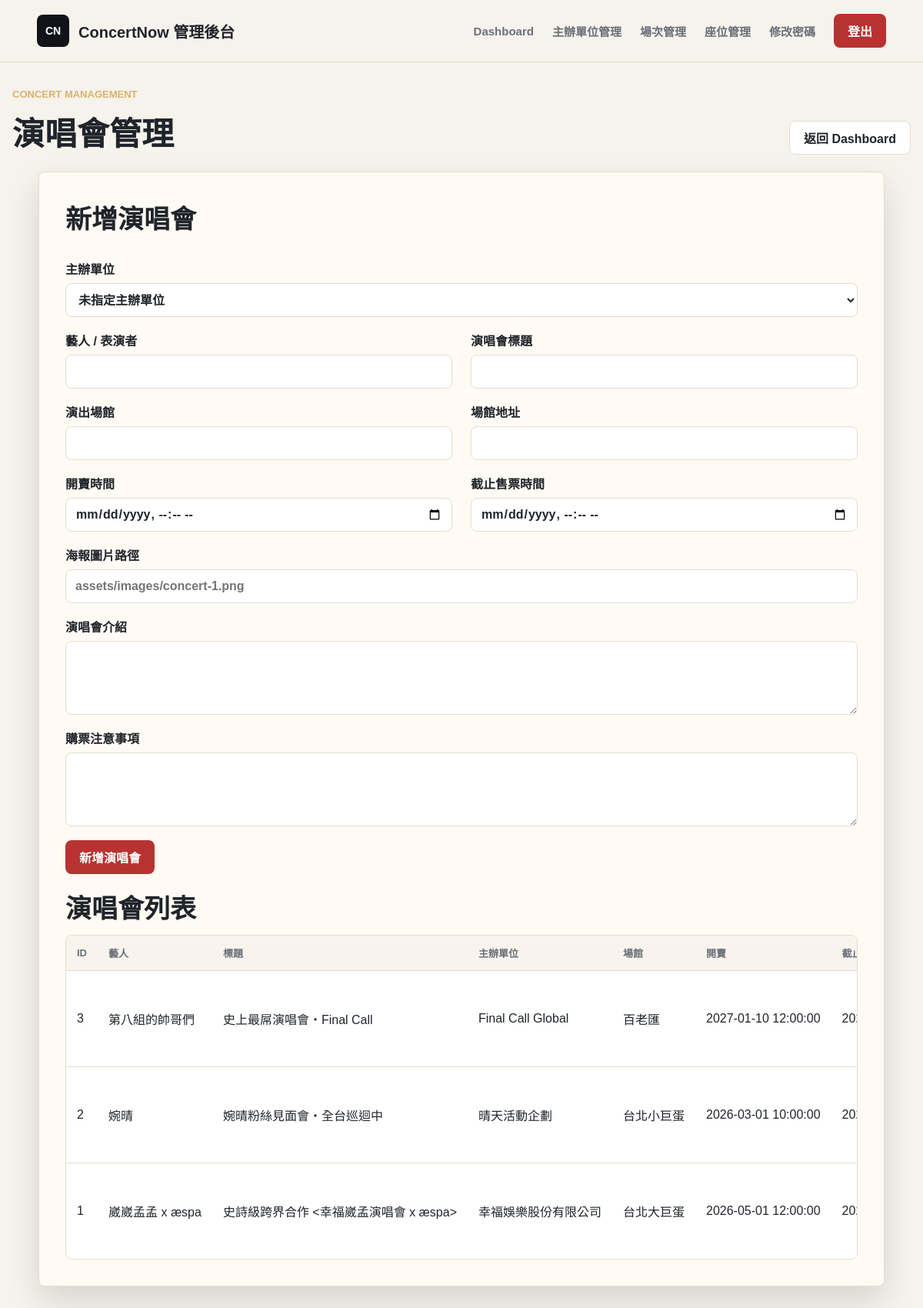
The app's page /manager/concerts.php (signed in), older data.
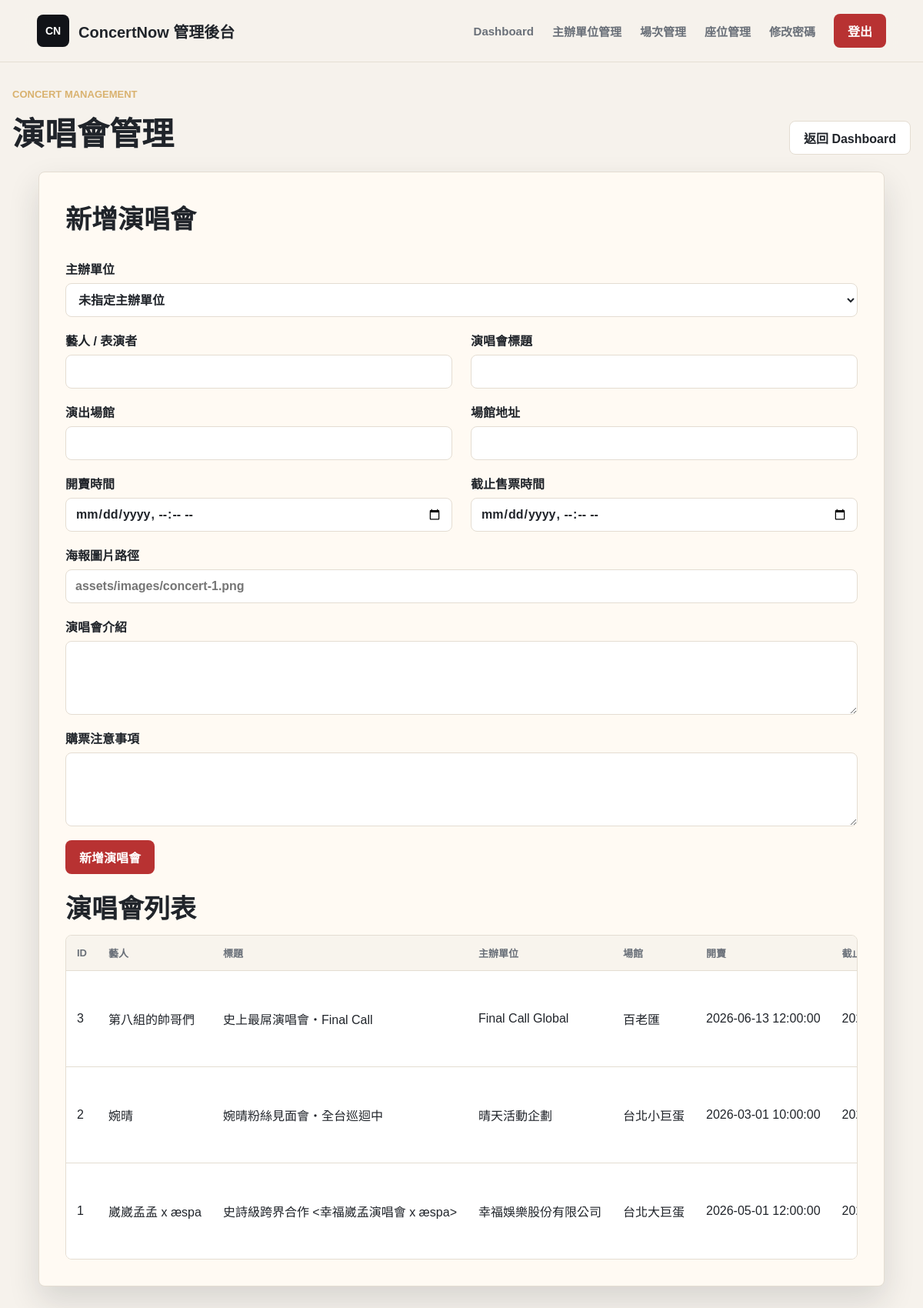
The same page, newer data.
### tables this page shows
CREATE TABLE Concert (
    concert_id INT AUTO_INCREMENT PRIMARY KEY,
    organizer_id INT NULL,                           
    artist VARCHAR(100) NOT NULL,                     
    title VARCHAR(255) NOT NULL,                      
    venue VARCHAR(100) NOT NULL,                      
    concert_address VARCHAR(255) NOT NULL,                    
    image VARCHAR(255),                               
    sale_start DATETIME NOT NULL,                     
    sale_end DATETIME NOT NULL,                       
    description TEXT,                                 
    notice TEXT,                                      
    created_at TIMESTAMP DEFAULT CURRENT_TIMESTAMP,
    FOREIGN KEY (organizer_id) REFERENCES Organizer(organizer_id) ON DELETE SET NULL
);

CREATE TABLE Organizer (
    organizer_id INT AUTO_INCREMENT PRIMARY KEY,
    organizer_name VARCHAR(100) NOT NULL UNIQUE,
    contact_person VARCHAR(100) NULL,
    contact_email VARCHAR(100) NULL,
    contact_phone VARCHAR(30) NULL,
    organizer_address VARCHAR(255) NULL,
    note TEXT NULL,
    created_at TIMESTAMP DEFAULT CURRENT_TIMESTAMP,
    updated_at TIMESTAMP DEFAULT CURRENT_TIMESTAMP ON UPDATE CURRENT_TIMESTAMP
);

### includes/manager_auth.php (called while the page is built, shortened)
<?php
function h($value)
{
    return htmlspecialchars((string) $value, ENT_QUOTES, 'UTF-8');
}

### manager/concerts.php (the view, shortened to what this page needs)
<?php
require_once __DIR__ . '/../includes/manager_auth.php';
require_once __DIR__ . '/../includes/db_config.php';
$errors = [];
$concerts = [];
$editConcert = null;
$dbReady = $pdo instanceof PDO;
$addressColumn = 'address';
function detectConcertAddressColumn($connection)
{
    try {
        $columns = $connection->query('SHOW COLUMNS FROM Concert')->fetchAll();
    } catch (PDOException $exception) {
        error_log('Detect Concert columns failed: ' . $exception->getMessage());
        return 'address';
    }
    $columnNames = array_map(function ($column) {
        return $column['Field'];
    }, $columns);
    if (in_array('concert_address', $columnNames, true)) {
        return 'concert_address';
    }
    return 'address';
}
if (!$dbReady) {
    $errors[] = '目前無法連線資料庫，請確認 MySQL 與 includes/db_config.php 設定。';
} else {
    $addressColumn = detectConcertAddressColumn($pdo);
}
if ($dbReady) {
    try {
        $sql = "SELECT c.concert_id, c.organizer_id, c.artist, c.title, c.venue, c.{$addressColumn} AS address,
                       c.image, c.sale_start, c.sale_end, c.description, c.notice,
                       o.organizer_name
                FROM Concert c
                LEFT JOIN Organizer o ON o.organizer_id = c.organizer_id
                ORDER BY concert_id DESC";
        $stmt = $pdo->query($sql);
        $concerts = $stmt->fetchAll();
    } catch (PDOException $exception) {
        error_log('Fetch concerts failed: ' . $exception->getMessage());
        $errors[] = '讀取演唱會列表失敗，請稍後再試。';
    }
}
$isEditing = is_array($editConcert);
$formTitle = $isEditing ? '編輯演唱會' : '新增演唱會';
$formData = [
    'organizer_id' => $isEditing ? ($editConcert['organizer_id'] ?? '') : ($_POST['organizer_id'] ?? ''),
    'artist' => $isEditing ? ($editConcert['artist'] ?? '') : ($_POST['artist'] ?? ''),
    'title' => $isEditing ? ($editConcert['title'] ?? '') : ($_POST['title'] ?? ''),
    'venue' => $isEditing ? ($editConcert['venue'] ?? '') : ($_POST['venue'] ?? ''),
    'address' => $isEditing ? ($editConcert['address'] ?? '') : ($_POST['address'] ?? ''),
    'image' => $isEditing ? ($editConcert['image'] ?? '') : ($_POST['image'] ?? ''),
    'sale_start' => $isEditing ? concertDateTimeInputValue($editConcert['sale_start'] ?? '') : ($_POST['sale_start'] ?? ''),
    'sale_end' => $isEditing ? concertDateTimeInputValue($editConcert['sale_end'] ?? '') : ($_POST['sale_end'] ?? ''),
    'description' => $isEditing ? ($editConcert['description'] ?? '') : ($_POST['description'] ?? ''),
    'notice' => $isEditing ? ($editConcert['notice'] ?? '') : ($_POST['notice'] ?? ''),
];
?>
<!doctype html>
<html lang="zh-Hant">
<head>
    <link rel="stylesheet" href="../assets/css/style.css">
</head>
<body>
    <header class="site-header">
        <a class="brand" href="/concert_system/manager/dashboard.php" aria-label="ConcertNow 管理後台">
            <span class="brand-mark">CN</span>
            <span>ConcertNow 管理後台</span>
        </a>
        <nav class="main-nav" aria-label="管理功能">
            <a href="/concert_system/manager/dashboard.php">Dashboard</a>
            <a href="/concert_system/manager/organizers.php">主辦單位管理</a>
            <a href="/concert_system/manager/shows.php">場次管理</a>
            <a href="/concert_system/manager/seats.php">座位管理</a>
            <a href="/concert_system/manager/change_password.php">修改密碼</a>
            <a class="login-button" href="/concert_system/manager/logout.php">登出</a>
        </nav>
    </header>
    <main class="concert-section manager-concerts">
        <div class="section-title">
            <div>
                <p>Concert Management</p>
                <h2>演唱會管理</h2>
            </div>
            <a class="secondary-action" href="/concert_system/manager/dashboard.php">返回 Dashboard</a>
        </div>
        <section class="placeholder-card concerts-panel">
            <div class="concerts-layout">
                <form class="concert-form" method="post" action="/concert_system/manager/concerts.php">
                    <h1><?= h($formTitle) ?></h1>
                    <div class="concert-form-grid">
                        <label class="field-wide">
                            主辦單位
                            <select name="organizer_id" <?= !$dbReady ? 'disabled' : '' ?>>
                                <option value="">未指定主辦單位</option>
                            </select>
                        </label>
                        <label>
                            藝人 / 表演者
                            <input type="text" name="artist" value="<?= h($formData['artist']) ?>" required maxlength="100" <?= !$dbReady ? 'disabled' : '' ?>>
                        </label>
                        <label>
                            演唱會標題
                            <input type="text" name="title" value="<?= h($formData['title']) ?>" required maxlength="150" <?= !$dbReady ? 'disabled' : '' ?>>
                        </label>
                        <label>
                            演出場館
                            <input type="text" name="venue" value="<?= h($formData['venue']) ?>" required maxlength="100" <?= !$dbReady ? 'disabled' : '' ?>>
                        </label>
                        <label>
                            場館地址
                            <input type="text" name="address" value="<?= h($formData['address']) ?>" required maxlength="255" <?= !$dbReady ? 'disabled' : '' ?>>
                        </label>
                        <label>
                            開賣時間
                            <input type="datetime-local" name="sale_start" value="<?= h($formData['sale_start']) ?>" required <?= !$dbReady ? 'disabled' : '' ?>>
                        </label>
                        <label>
                            截止售票時間
                            <input type="datetime-local" name="sale_end" value="<?= h($formData['sale_end']) ?>" required <?= !$dbReady ? 'disabled' : '' ?>>
                        </label>
                        <label class="field-wide">
                            海報圖片路徑
                            <input type="text" name="image" value="<?= h($formData['image']) ?>" placeholder="assets/images/concert-1.png" maxlength="255" <?= !$dbReady ? 'disabled' : '' ?>>
                        </label>
                        <label class="field-wide">
                            演唱會介紹
                            <textarea name="description" maxlength="2000" <?= !$dbReady ? 'disabled' : '' ?>><?= h($formData['description']) ?></textarea>
                        </label>
                        <label class="field-wide">
                            購票注意事項
                            <textarea name="notice" maxlength="1000" <?= !$dbReady ? 'disabled' : '' ?>><?= h($formData['notice']) ?></textarea>
                        </label>
                    </div>
                    <div class="concert-actions">
                        <button class="placeholder-link" type="submit" <?= !$dbReady ? 'disabled' : '' ?>>
                            <?= $isEditing ? '更新演唱會' : '新增演唱會' ?>
                        </button>
                    </div>
                </form>
                <div>
                    <h1>演唱會列表</h1>
                    <div class="table-wrap">
                        <?php if ($concerts): ?>
                            <table class="concert-table">
                                <thead>
                                    <tr>
                                        <th>ID</th>
                                        <th>藝人</th>
                                        <th>標題</th>
                                        <th>主辦單位</th>
                                        <th>場館</th>
                                        <th>開賣</th>
                                        <th>截止</th>
                                    </tr>
                                </thead>
                                <tbody>
                                    <?php foreach ($concerts as $concert): ?>
                                        <tr>
                                            <td><?= h($concert['concert_id']) ?></td>
                                            <td><?= h($concert['artist']) ?></td>
                                            <td><?= h($concert['title']) ?></td>
                                            <td><?= h($concert['organizer_name'] ?? '未指定') ?></td>
                                            <td><?= h($concert['venue']) ?></td>
                                            <td><?= h($concert['sale_start']) ?></td>
                                            <td><?= h($concert['sale_end']) ?></td>
                                        </tr>
                                    <?php endforeach; ?>
                                </tbody>
                            </table>
                        <?php else: ?>
                            <div class="empty-row">目前沒有演唱會資料。</div>
                        <?php endif; ?>
                    </div>
                </div>
            </div>
        </section>
    </main>
</body>
</html>

### assets/css/style.css (style rules this page uses)
:root { --bg: #f6f2ec; --surface: #fffaf3; --text: #20242a; --muted: #6a7079; --line: #e4ddd2; --accent: #b83232; --accent-dark: #8f2323; --ink: #111318; --shadow: 0 18px 40px rgba(31, 35, 40, 0.14); }
* { box-sizing: border-box; }
html { scroll-behavior: smooth; }
body { margin: 0; min-height: 100vh; background: var(--bg); color: var(--text); font-family: "PingFang TC", "Noto Sans TC", "Microsoft JhengHei", Arial, sans-serif; }
button, input[type="button"], input[type="submit"], input[type="reset"], .login-button, .primary-action, .ticket-link, .secondary-action, .disabled-action, .seat-zone-action, .show-select-action, .placeholder-link, .auth-submit, .danger-action { font-size: max(16px, 1em) !important; }
a { color: inherit; text-decoration: none; }
.site-header { position: sticky; top: 0; z-index: 20; display: flex; align-items: center; justify-content: space-between; gap: 24px; width: 100%; padding: 18px clamp(18px, 4vw, 56px); background: rgba(246, 242, 236, 0.92); border-bottom: 1px solid rgba(228, 221, 210, 0.9); backdrop-filter: blur(16px); }
.brand { display: inline-flex; align-items: center; gap: 12px; font-size: 20px; font-weight: 800; letter-spacing: 0; }
.brand-mark { display: inline-grid; place-items: center; width: 42px; height: 42px; color: #fff; background: var(--ink); border-radius: 8px; font-size: 14px; }
.main-nav { display: flex; align-items: center; gap: clamp(12px, 2vw, 28px); color: var(--muted); font-size: 15px; font-weight: 700; }
.login-button, .primary-action, .ticket-link, .secondary-action, .disabled-action, .seat-zone-action, .show-select-action, .placeholder-link, .auth-submit { display: inline-flex; align-items: center; justify-content: center; min-height: 44px; padding: 0 18px; border: 0; border-radius: 8px; background: var(--accent); color: #fff; font-weight: 800; cursor: pointer; }
.secondary-action { border: 1px solid var(--line); background: #fff; color: var(--text); }
.slide-kicker, .section-title p { margin: 0 0 10px; color: #d9b26f; font-size: 13px; font-weight: 900; letter-spacing: 0; text-transform: uppercase; }
.concert-section { width: min(1180px, calc(100% - 32px)); margin: 64px auto 72px; }
.section-title { display: flex; align-items: end; justify-content: space-between; gap: 20px; margin-bottom: 22px; }
.section-title h2 { margin: 0; color: var(--text); font-size: clamp(28px, 4vw, 42px); letter-spacing: 0; }
.placeholder-card { width: min(620px, 100%); padding: 34px; border: 1px solid var(--line); border-radius: 8px; background: var(--surface); box-shadow: var(--shadow); }
.placeholder-card h1 { margin: 0 0 12px; font-size: 34px; }

### manager/concerts.php (style rules this page uses)
.manager-concerts { margin-top: 34px; }
.manager-concerts, .manager-concerts *, .manager-concerts *::before, .manager-concerts *::after { box-sizing: border-box; }
.concerts-panel { width: 100%; max-width: 100%; overflow: hidden; max-width: 1100px; margin: 0 auto; }
.concerts-layout, .concert-form { display: grid; gap: 18px; width: 100%; min-width: 0; max-width: 100%; }
.concerts-layout > *, .concert-form-grid > * { min-width: 0; max-width: 100%; }
.concert-form-grid { display: grid; grid-template-columns: repeat(2, minmax(0, 1fr)); gap: 18px 24px; width: 100%; min-width: 0; max-width: 100%; }
.concert-form label { display: grid; gap: 7px; min-width: 0; max-width: 100%; font-weight: 800; }
.concert-form input, .concert-form select, .concert-form textarea, .concert-form button { width: 100%; max-width: 100%; box-sizing: border-box; }
.concert-form input, .concert-form select, .concert-form textarea { min-height: 44px; padding: 10px 12px; border: 1px solid var(--line); border-radius: 8px; background: #fff; color: var(--text); font: inherit; }
.concert-form textarea { min-height: 96px; resize: vertical; }
.field-wide { grid-column: 1 / -1; }
.concert-actions, .table-actions { display: flex; flex-wrap: wrap; gap: 10px; align-items: center; min-width: 0; max-width: 100%; }
.concert-actions button { width: auto; }
.table-wrap { width: 100%; max-width: 100%; min-width: 0; overflow-x: auto; border: 1px solid var(--line); border-radius: 8px; background: #fff; }
.concert-table { width: 100%; min-width: 800px; border-collapse: collapse; }
.concert-table th, .concert-table td { padding: 13px 14px; border-bottom: 1px solid var(--line); text-align: left; vertical-align: middle; white-space: nowrap; }
.concert-table th { background: #f8f4ed; color: var(--muted); font-size: 13px; font-weight: 900; }
.concert-table tr:last-child td { border-bottom: 0; }

Row changes from the older to the newer data that the page shows:
changed concert "第八組的帥哥們": sale_start "2027-01-10 12:00:00" → "2026-06-13 12:00:00"
